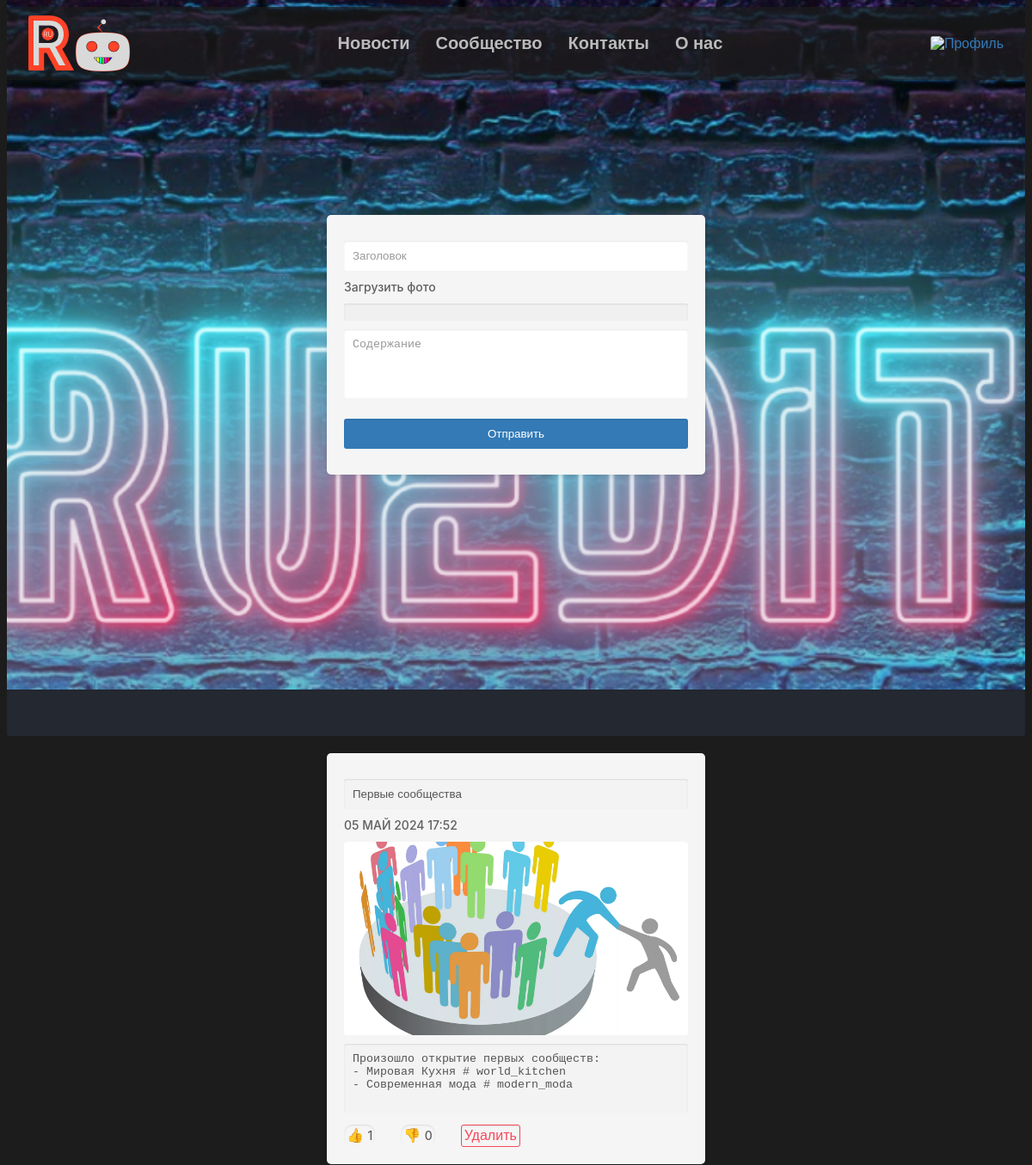
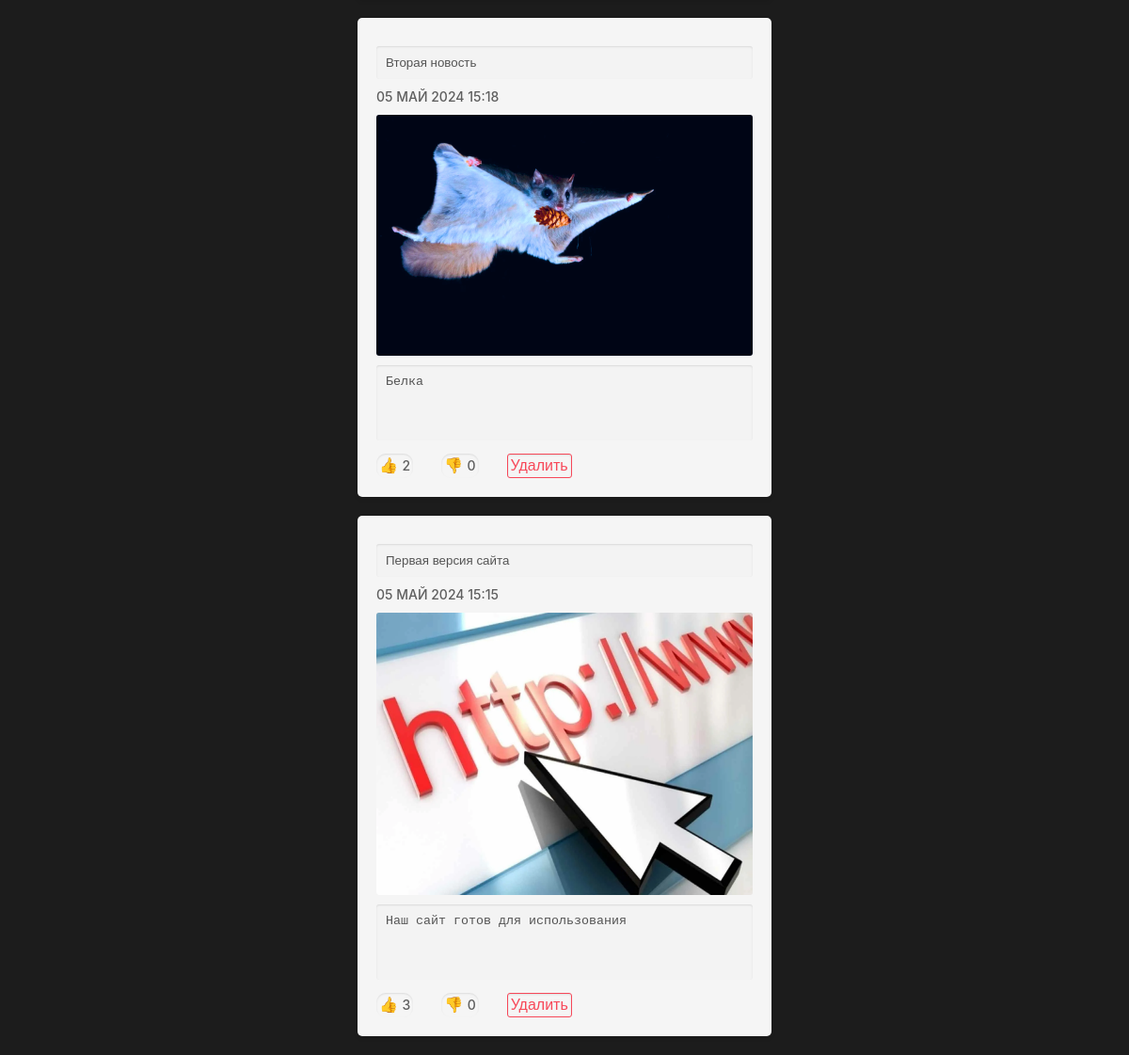
/ (signed in), run on the app's committed database (2 pictures, top to bottom).
### app.py (models this page shows)
class News(Base):
    __tablename__ = 'news'
    id = Column(Integer, primary_key=True)
    title = Column(String, nullable=False)
    date = Column(String, nullable=False)
    image = Column(String, nullable=True)
    content = Column(String, nullable=False)
    likes = Column(String, nullable=True)

### app.py (the view, shortened to what this page needs)
@app.route("/", methods=['GET', 'POST'])
def home_page():
    user_metadata = session.query(Auth).filter_by(id=current_user.get_id()).first()
    ls = []
    for news in list(session.query(News).filter_by()):
        ls.append([news, news.likes.count('+'), news.likes.count('-')])
        print('start', news.likes, 'end')
    ls.reverse()
    rights = user_metadata.admin_access if user_metadata else False
    return render_template("home_page.html", ls=ls, is_not_void=len(ls), rights=rights)

### app.py (called while the page is built)
@login_manager.user_loader
def load_user(user_id):
    return UserLogin().fromDB(user_id)

    def fromDB(self, user_id):
        self.__user = session.query(Auth).filter_by(id=user_id)
        self.__id = user_id
        return self

    def get_id(self):
        return self.__id

### templates/home_page.html (shortened to what this page needs)
{% extends "base.html" %}
{% block style %}
<link rel="stylesheet" href="{{url_for('static', filename='css/input_style.css')}}">
<link rel="stylesheet" href="{{url_for('static', filename='css/text_area_style.css')}}">
<link rel="stylesheet" href="{{url_for('static', filename='css/image.css')}}">
{% endblock %}
{% block content %}
<section class="home_section">
    {% if rights %}
    <form method="post" enctype="multipart/form-data">
        <input type="text" name="title" placeholder="Заголовок" maxlength="32" required>
        <label for="photo">Загрузить фото</label>
        <input type="file" name="photo" accept="image/png,image/jpeg">
        <textarea type="textarea" name="content" placeholder="Содержание" rows="4" maxlength="256" required></textarea>
        <input type="submit" value="Отправить">
    </form>
    {% endif %}
</section>
<img src="./static/style/images/picture_border.png" alt="" class="main_home_picture_img">
{% if is_not_void %}
    {% for el in ls %}
        <form>
            <input type="text" name="ntitle" value="{{ el[0].title }}" maxlength="32" disabled>
            <label for="content">{{ el[0].date }}</label>
            <img src="static/images/{{el[0].image}}">
            <textarea type="textarea" name="content" rows="4" maxlength="256" disabled>{{ el[0].content }}</textarea>
            <btn>
                <a href="like_news/{{el[0].id}}/+" class="likebutton">👍 <label>{{el[1]}}</label></a>
                <a href="like_news/{{el[0].id}}/-" class="likebutton">👎 <label>{{el[2]}}</label></a>
                {% if rights %}
                <a href="/delete_news/{{el[0].id}}" class="button">Удалить</a>
                {% endif %}
            </btn>
        </form>
    {% endfor %}
{% endif %}
{% endblock %}

### static/css/main.css (style rules this page uses)
body { font-family: Arial, Helvetica, sans-serif; color: #fff; background-color: #1C1C1C; }
form { width: 400px; margin: 20px auto; background-color: #f5f5f5; padding: 20px; border-radius: 5px; box-shadow: 0 2px 5px rgba(0, 0, 0, 0.1); }
a { color: #fff; text-decoration: none; }

### static/css/input_style.css (style rules this page uses)
input[type="text"], input[type="password"], input[type="submit"], input[type="email"], input[type="tel"], input[type="date"] { width: -webkit-fill-available; padding: 10px; margin-bottom: 10px; margin-top: 10px; border: none; border-radius: 3px; box-shadow: inset 0 1px 2px rgba(0, 0, 0, 0.1); }
input[type="file"] { width: -webkit-fill-available; padding: 10px; margin-bottom: 10px; margin-top: 10px; border: none; border-radius: 3px; box-shadow: inset 0 1px 2px rgba(0, 0, 0, 0.1); font-family: Arial, sans-serif; font-size: 16px; color: #333; content-visibility: hidden; display: block; background-color: #f0f0f0; cursor: pointer; transition: background-color 0.3s ease; }
input[type="submit"] { background-color: #337ab7; color: #fff; cursor: pointer; }
btn { display: flex; justify-content: flex-start; }
.button { padding: 10px 15px; color: #f74859; border: 1px solid #f74859; border-radius: 3px; background-color: #f5f5f5; box-shadow: inset 0 1px 2px rgba(0, 0, 0, 0.1); margin-right: 20px; text-decoration: none; text-align: center; cursor: pointer; }
a { color: #337ab7; text-decoration: none; }
label { font-family: -apple-system, BlinkMacSystemFont, "Segoe UI", Roboto, Oxygen, Ubuntu, Cantarell, "Open Sans", "Helvetica Neue", sans-serif; text-shadow: none; font-weight: 500; font-size: 14px; color: #5f5f5f; text-decoration: none; }

### static/css/text_area_style.css (style rules this page uses)
textarea { width: -webkit-fill-available; padding: 10px; margin-bottom: 10px; border: none; border-radius: 3px; box-shadow: inset 0 1px 2px rgba(0, 0, 0, 0.1); resize: none; }

### static/css/image.css (style rules this page uses)
img { display: block; max-width: -webkit-fill-available; height: auto; margin-bottom: 10px; margin-top: 10px; border: none; border-radius: 3px; box-shadow: inset 0 1px 2px rgba(0, 0, 0, 0.1); }

### templates/home_page.html (style rules this page uses)
.home_section { margin-top: -100px; padding: 230px; background-image: url("./static/style/images/main_home_picture.jpg"); background-repeat: no-repeat; background-size: cover; background-position: center; height: fit-content; }
.likebutton { padding: 3px; border: none; border-radius: 10px; box-shadow: inset 0 1px 2px rgba(0, 0, 0, 0.1); margin-right: 30px; text-decoration: none; text-align: center; cursor: pointer; }
.main_home_picture_img { width: -webkit-fill-available; margin: 0px; }
.button { padding: 3px; }

### data on the page
News: ntitle "Первые сообщества", date "05 МАЙ 2024 17:52", image (picture), content "Произошло открытие первых сообществ: - Мировая Кухня # world_kitchen - Современная мода # modern_moda", el "1", el "0"
News: ntitle "Вторая новость", date "05 МАЙ 2024 15:18", image (picture), content "Белка", id "2", el "0"
News: ntitle "Первая версия сайта", date "05 МАЙ 2024 15:15", image (picture), content "Наш сайт готов для использования", el "3", el "0"
